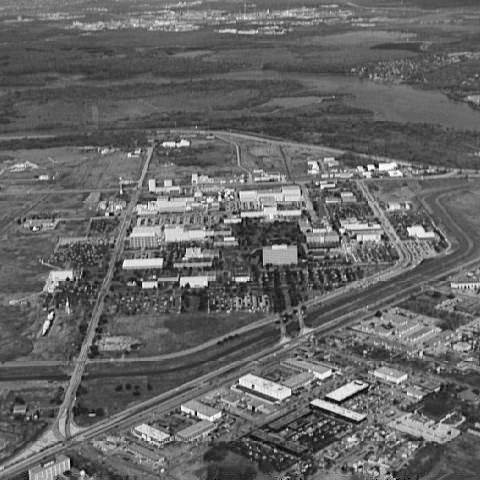
%> input picture 3rd_Wiener&Inverse filtering/matlab/demo-1.jpg, 480 x 480 px
$ octave main_exp5_28.m   (GNU Octave 9; MATLAB toolbox functions it lacks are replaced by stand-ins)
%> lines starting %> are read from the running program, lines starting %| are printed output that depends on the picture
### 3rd_Wiener&Inverse filtering/matlab/atmosph.m
function [H, im_blured] = atmosph(img)

[M,N] = size(img);

% 大气湍流模型退化函数
k = 0.0025;
[u,v]=meshgrid(1:M,1:N);    % 生成二维坐标系
H=exp(-k* ( (u-M/2).^2+(v-N/2).^2).^(5/6) );

im_double = mat2gray(img,[0 255]);
im_F = fftshift(fft2(im_double));      % 空域 > 频域
im_blured_F = im_F .* H;    % 退化
im_blured_double = real(ifft2(ifftshift(im_blured_F)));    % 频域 > 空域
im_blured = im2uint8(mat2gray(im_blured_double));

### 3rd_Wiener&Inverse filtering/matlab/my_inverse.m
function [im_inverse, im_inverse_b] = my_inverse(img, H, D0)
% Input（im_f：退化图片，H：退化模型，D0：半径）
% Output（im_inverse：全逆滤波结果，im_inverse_b：半径受限逆滤波）

[M,N] = size(img);
img = mat2gray(img,[0 255]);
G = fftshift(fft2(img));

%% 全逆滤波
im_F0 = G ./ H;                                % 做F{原始图像}的估计G/H
im_inverse = real(ifft2(ifftshift(im_F0)));    % 频域 > 空域
im_inverse = im2uint8(mat2gray(im_inverse));

%% 半径受限逆滤波
for i = 1 : M
    for j = 1 : N
        if sqrt( (i-M/2).^2 + (j-M/2).^2 ) < D0   % 仅处理图像中心半径内的点
            G(i,j) = G(i,j) ./ H(i,j);
        end
    end
end
im_inverse_b = real(ifft2(ifftshift( G )));    % 频域 > 空域
im_inverse_b = im2uint8(mat2gray(im_inverse_b));

end

### 3rd_Wiener&Inverse filtering/matlab/my_wiener.m
function im_wiener = my_wiener(img, H, K)
% Input（im_f：退化图片，H：退化模型，K：维纳滤波常数）

abs_H2 = abs(H) .^2;

img = mat2gray(img,[0 255]);
G = fftshift(fft2(img));
F = ((1./H) .* abs_H2 ./ ( abs_H2 + K ) ) .* G;

im_wiener = real(ifft2(ifftshift(F)));    % 频域 > 空域
im_wiener = im2uint8(mat2gray(im_wiener));

### 3rd_Wiener&Inverse filtering/matlab/main_exp5_28.m
%% 请大家完成:
% 全逆滤波/半径受限逆滤波函数 my_inverse.m
% 维纳滤波函数 wiener.m
%% 运行 main_exp5_28.m 获得滤波后的效果

clc;
clear;
close all;

%% 课本图 5.28
% 读取图片
im = imread('demo-1.jpg');   % 原始图像 480x480 uint8
%> im is the input picture: size 480x480 uint8; min 0, max 254, mean 101.2

%% 图像退化（大气湍流模型）
% Output（H：退化模型， im_f：退化后图片）
[H, im_f] = atmosph(im);
%> in atmosph, `im_blured_double = real(ifft2(ifftshift(im_blured_F)));`:
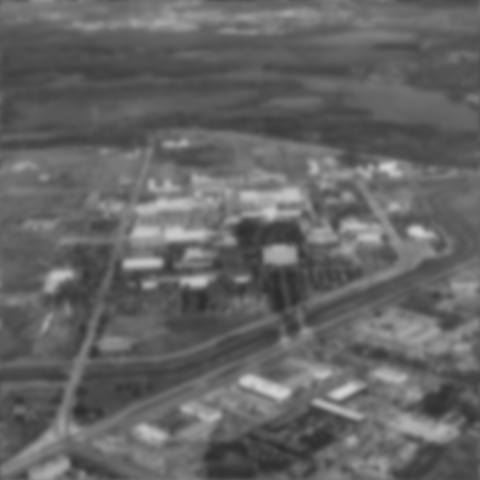
%> im_blured_double: size 480x480 double; min 0.172, max 0.825, mean 0.395
%> in atmosph, `im_blured = im2uint8(mat2gray(im_blured_double));`:
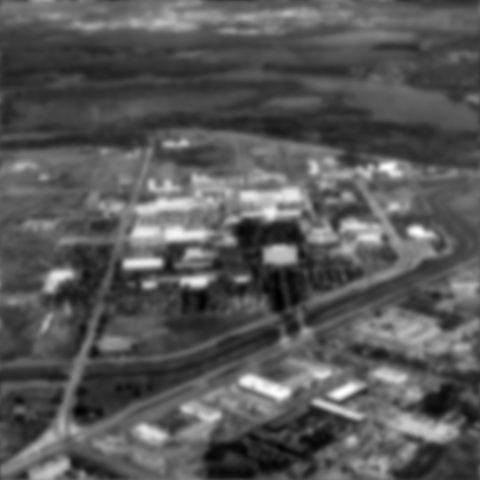
%> im_blured: size 480x480 uint8; min 0, max 255, mean 87.1
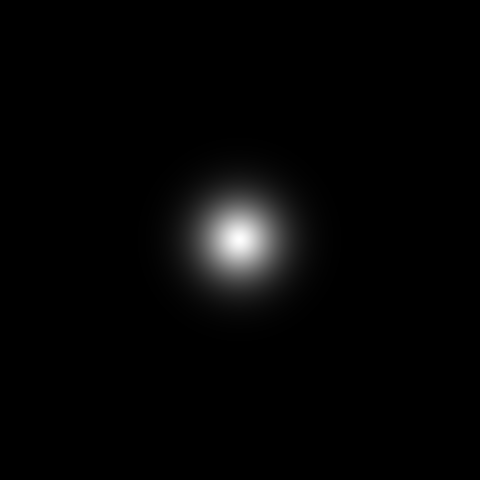
%> H: size 480x480 double; min 1.17e-18, max 1, mean 0.0199

%% 全逆滤波，半径受限逆滤波
D0 = 80;
% Input（im_f：退化图片，H：退化模型，D0：半径）
% Output（im_inverse：全逆滤波结果，im_inverse_b：半径受限逆滤波）
[im_inverse, im_inverse_b] = my_inverse(im_f, H, D0);
%> in my_inverse, `im_inverse = real(ifft2(ifftshift(im_F0)));`:
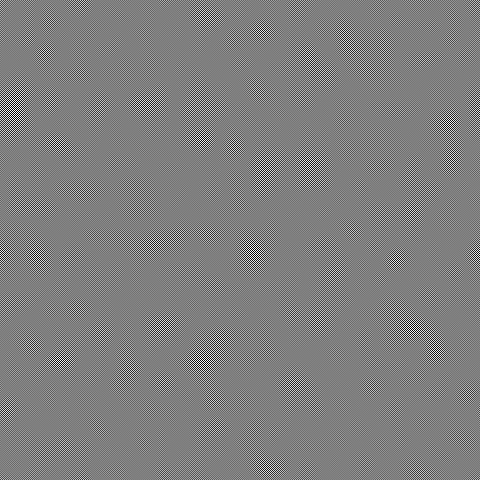
%> im_inverse: size 480x480 double; min -4.06e+13, max 4.07e+13, mean 0.3; drawn with min black and max white
%> in my_inverse, `im_inverse_b = real(ifft2(ifftshift( G )));`:
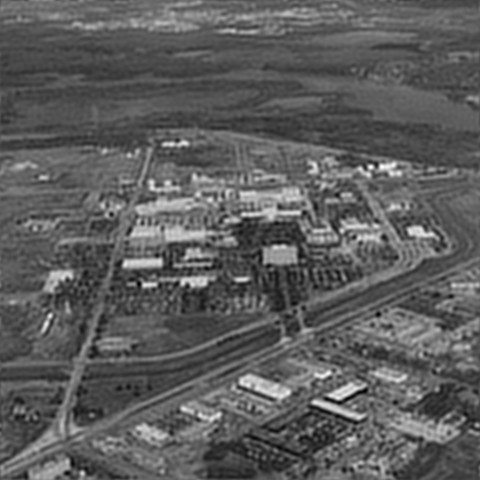
%> im_inverse_b: size 480x480 double; min -0.285, max 1.43, mean 0.343; drawn with min black and max white

%% 维纳滤波
K = 0.00005;
% Input（im_f：退化图片，H：退化模型，K：维纳滤波常数）
im_wiener = my_wiener(im_f, H, K);
%> in my_wiener, `abs_H2 = abs(H) .^2;`:
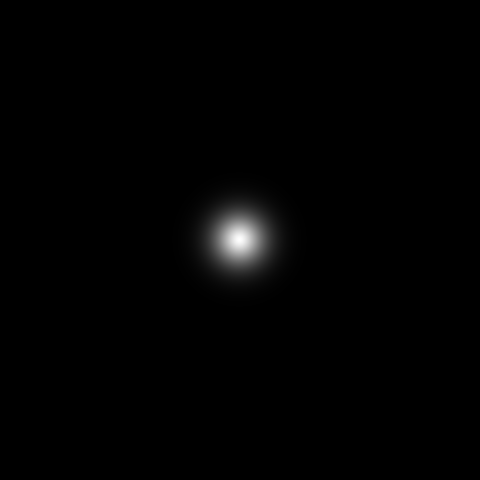
%> abs_H2: size 480x480 double; min 1.37e-36, max 1, mean 0.00867

%% 显示结果
figure(1);
subplot(231); imshow(im); title('原图'); axis on
subplot(232); imshow(im_f); title('大气湍流(k=0.0025)'); axis on
subplot(233); imshow(im_inverse); title('全逆滤波'); axis on
subplot(234); imshow(im_inverse_b); title('半径受限的逆滤波'); axis on
subplot(235); imshow(im_wiener); title('维纳滤波'); axis on
